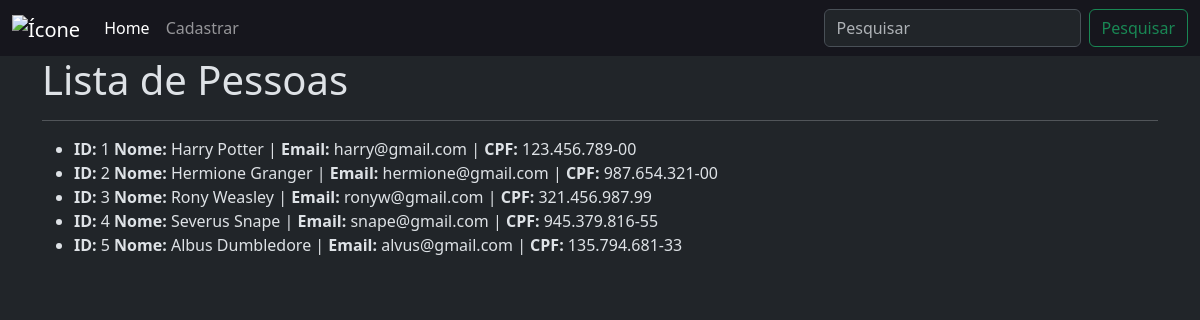
The app's page /crud_app/, older data.
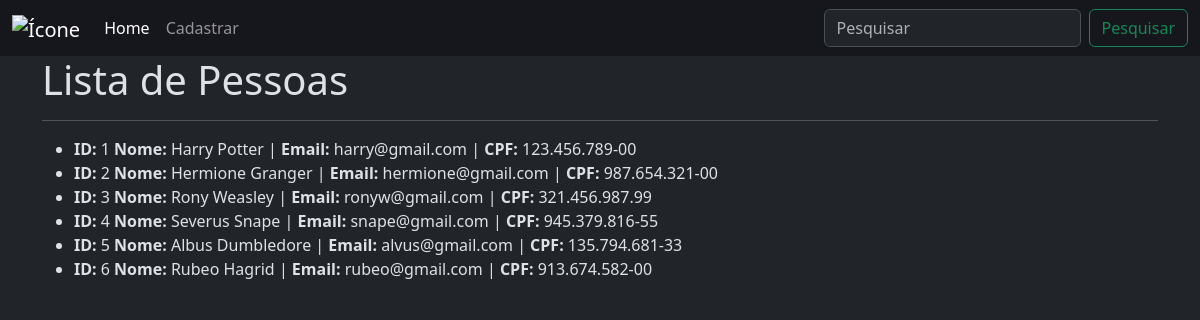
The same page, newer data.
### crud_app/models.py (models this page shows, shortened)
class Pessoa(models.Model):
    id_pessoa = models.AutoField(primary_key=True)
    nome = models.CharField(max_length=255, null=False, blank=False)
    email = models.EmailField(unique=True, null=False, blank=False)
    cpf = models.CharField(max_length=14, unique=True, null=True, blank=True)

### crud_app/views.py (the view)
# urls.py: path('', views.home, name='home'),
def home(request):
    pessoas = Pessoa.objects.all()
    return render(request, "home.html", {"pessoas":pessoas})

### crud_app/templates/home.html (shortened to what this page needs)
{% load static %}
<!doctype html>
<html lang="pt-br">
  <head>
    <link href="https://cdn.jsdelivr.net/npm/bootstrap@5.3.8/dist/css/bootstrap.min.css" rel="stylesheet">
  </head>
  <body class="bg-dark" data-bs-theme="dark">
    <nav class="navbar navbar-expand-lg" data-bs-theme="dark" style="background-color: #16161d;">
    <div class="container-fluid">
    <a class="navbar-brand" href="#">
        <img src="{% static 'img/iconepy.png' %}" alt="Ícone" style="margin: -10px 0px; width: 40px;">
    </a>
    <div class="collapse navbar-collapse" id="navbarSupportedContent">
      <ul class="navbar-nav me-auto mb-2 mb-lg-0">
        <li class="nav-item">
          <a class="nav-link active" aria-current="page" href="#">Home</a>
        </li>
        <li class="nav-item">
          <a class="nav-link" href="/crud_app/cadastro" >Cadastrar</a>
        </li>
      </ul>
      <form class="d-flex" role="search">
        <input class="form-control me-2" type="search" placeholder="Pesquisar" aria-label="Search"/>
        <button class="btn btn-outline-success" type="submit">Pesquisar</button>
      </form>
    </div>
    </div>
    </nav>
    <div class="container">
        <h1>Lista de Pessoas</h1>
        <hr>
        <ul>
            {% for pessoa in pessoas %}
                <li>
                    <b>ID: </b>{{ pessoa.id_pessoa }}
                    <b>Nome: </b>{{ pessoa.nome }} |
                    <b>Email: </b>{{ pessoa.email }} |
                    <b>CPF: </b>{{ pessoa.cpf }}
                </li>
            {% empty %}
                <li>Nenhuma pessoa cadastrada</li>
            {% endfor %}
        </ul>
    </div>
  </body>
</html>

Row changes from the older to the newer data that the page shows:
added Pessoa: id_pessoa "6", nome "Rubeo Hagrid", email "rubeo@gmail.com", cpf "913.674.582-00"
